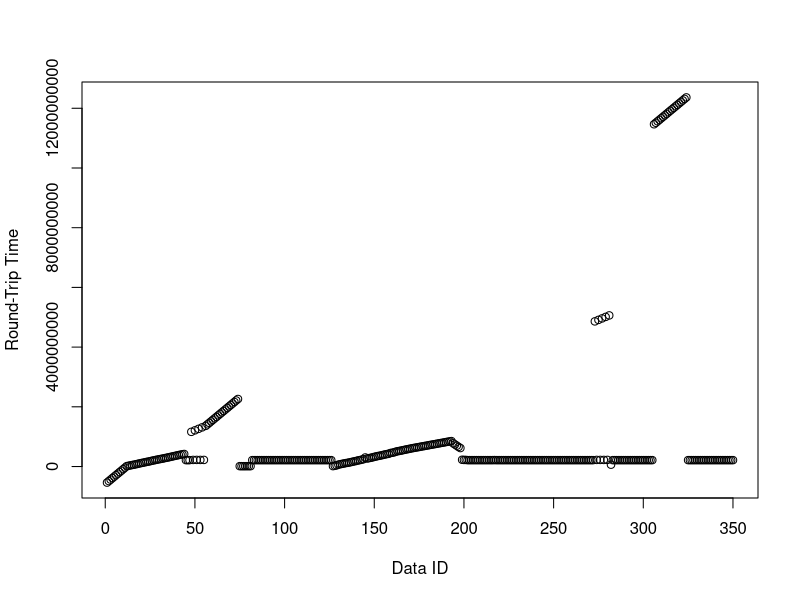
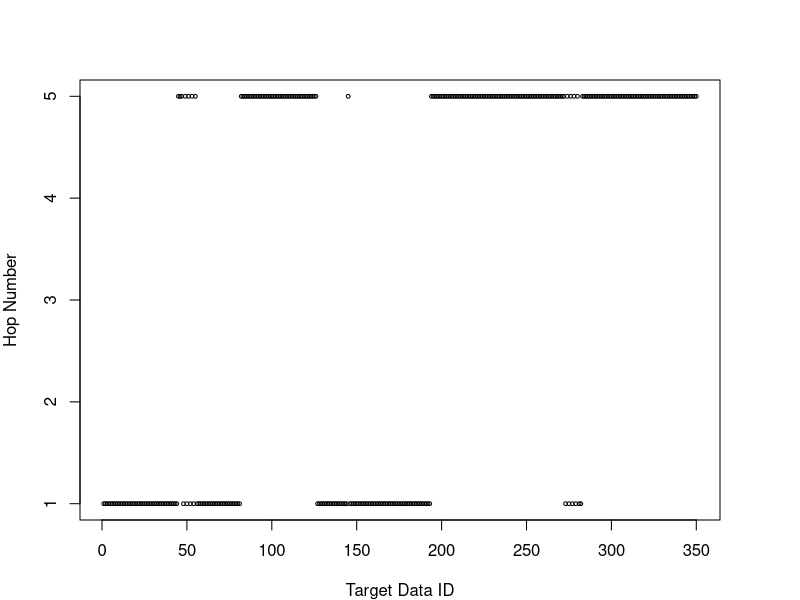
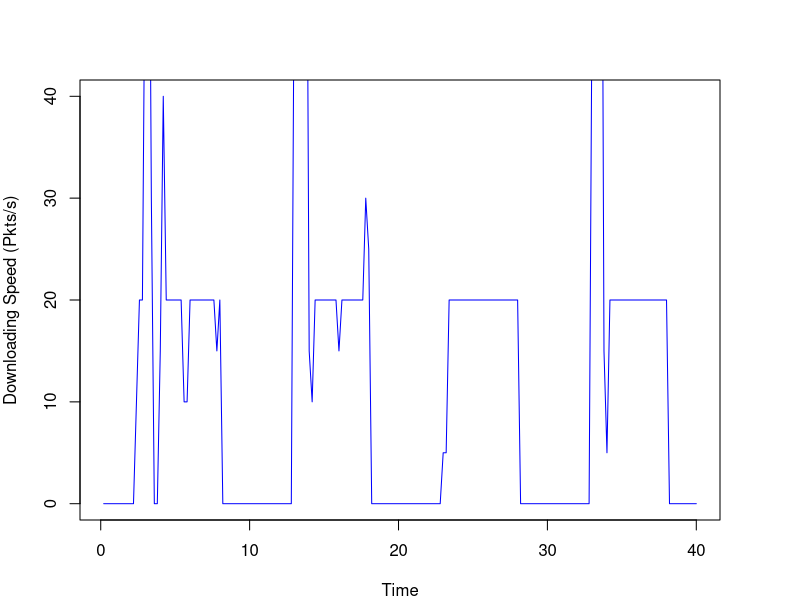

Recreate these plots in R, in order.
# Read Raw Data
rawData <- readLines("interest-only.txt")
options(scipen=999)

# Extract Data Data
dataPattern <- "^\\+([.0-9]*).* < DATA for ([0-9]*)$"
dataData <- regmatches(rawData, gregexpr(dataPattern, rawData))
dataData <- dataData[grep(dataPattern, dataData)]
for (i in 1:length(dataData)) {
  dataData[i] <- sub(dataPattern, "\\1 \\2", dataData[i])
}

# Extract Interest Data
interestPattern <- "^\\+([.0-9]*).*Interest for ([0-9]*)$"
interestData <- regmatches(rawData, gregexpr(interestPattern, rawData))
interestData <- interestData[grep(interestPattern, interestData)]
for (i in 1:length(interestData)) {
  interestData[i] <- sub(interestPattern, "\\1 \\2", interestData[i])
}

# Extract Prefetch Interest Data
PreFetchInterestPattern <- "^\\+([.0-9]*).* > Pre-Fetch Interest for ([0-9]*)$"
PreFetchInterestData <- regmatches(rawData, gregexpr(PreFetchInterestPattern, rawData))
PreFetchInterestData <-PreFetchInterestData[grep(PreFetchInterestPattern, PreFetchInterestData)]
for (i in 1:length(PreFetchInterestData)) {
  PreFetchInterestData[i] <- sub(PreFetchInterestPattern, "\\1 \\2", PreFetchInterestData[i])
}
# duplicatedInterestNumber <- length(PreFetchInterestData)
# duplicatedInterestRatio <- duplicatedInterestNumber/(length(interestData) + duplicatedInterestNumber)

# Extract Recovery Interest Data
RecoveryInterestPattern <- "^\\+([.0-9]*).* > Recovery Interest for ([0-9]*)$"
RecoveryInterestData <- regmatches(rawData, gregexpr(RecoveryInterestPattern, rawData))
RecoveryInterestData <-RecoveryInterestData[grep(RecoveryInterestPattern, RecoveryInterestData)]
for (i in 1:length(RecoveryInterestData)) {
  RecoveryInterestData[i] <- sub(RecoveryInterestPattern, "\\1 \\2", RecoveryInterestData[i])
}

# Extract Dropped Data Data
DroppedPreFetchDataPattern <- "^\\+([.0-9]*).*< Pre.Fetch DATA..([0-9]*)..DROP.$"
DroppedPreFetchDataData <- regmatches(rawData, gregexpr(DroppedPreFetchDataPattern, rawData))
DroppedPreFetchDataData <-DroppedPreFetchDataData[grep(DroppedPreFetchDataPattern, DroppedPreFetchDataData)]
DroppedPreFetchDataNumber <- length(DroppedPreFetchDataData)
DroppedPreFetchDataRatio <- DroppedPreFetchDataNumber/(length(dataData) + DroppedPreFetchDataNumber)

# Extract Hop Data
hopcountPattern <- "^\\+([.0-9]*).*Hop count: ([0-9]*)$"
hopData <- regmatches(rawData, gregexpr(hopcountPattern, rawData))
hopData <- hopData[grep(hopcountPattern, hopData)]
for (i in 1:length(hopData)) {
  hopData[i] <- sub(hopcountPattern, "\\1 \\2", hopData[i])
}

# Calculate RTT
df <- data.frame(index = numeric(length(dataData)),
                 sending = numeric(length(dataData)),
                 recieving = numeric(length(dataData)),
                 rtt = numeric(length(dataData)),
                 hopcount = numeric(length(dataData)),
                 stringsAsFactors = FALSE)

for (i in 1:length(dataData)) {
  item <- strsplit(as.character(dataData[i]), " ")
  index <- as.numeric(item[[1]][2])
  df$index[i] <- index
  recieveTime <- as.numeric(item[[1]][1])
  for (j in length(interestData):1) {
    item2 <- strsplit(as.character(interestData[j]), " ")
    index2 <- as.numeric(item2[[1]][2])
    sendTime <- as.numeric(item2[[1]][1])
    if (index2 - index == 0) {
      df$sending[i] <- sendTime
      df$recieving[i] <- recieveTime
      df$rtt[i] <- (recieveTime*1000000000 - sendTime*1000000000)# - 214296000
      break
    }
  }
  for (j in length(RecoveryInterestData):1) {
    item2 <- strsplit(as.character(RecoveryInterestData[j]), " ")
    index2 <- as.numeric(item2[[1]][2])
    sendTime <- as.numeric(item2[[1]][1])
    if (index2 - index == 0) {
      df$sending[i] <- sendTime
      df$recieving[i] <- recieveTime
      df$rtt[i] <- (recieveTime*1000000000 - sendTime*1000000000)# - 214296000
      break
    }
  }
  item3 <- strsplit(as.character(hopData[i]), " ")
  df$hopcount[i] <- as.numeric(item3[[1]][2])
}

# show plot
plot(df$rtt[1:350], xlab="Data ID", ylab="Round-Trip Time")
pdf("interest-only-hop-count.pdf",width=7,height=4) 
par(mar=c(4,4,4,4))
plot(df$hopcount[1:350], 
     xlab="Target Data ID", ylab="Hop Number", 
     ylim = c(1, 5),
     pch = 1, cex=0.5)
dev.off()
rttsum <- summary(df$rtt[1:100])

# packets received per sencod
scale <- 0.2
table_row <- 40/scale
df2 <- data.frame(second = numeric(table_row),
                  packetNum = numeric(table_row),
                  stringsAsFactors = FALSE)
for (i in 1:table_row) {
  df2$second[i] <- i*scale
  counter <- 0
  for (j in 1:nrow(df)) {
    recieveTime <- df$recieving[j]
    if (recieveTime <= i*scale && recieveTime > (i - 1)*scale ) {
      counter <- counter + 1
    }
  }
  df2$packetNum[i] <- counter
}
pdf("interest-only-downloading.pdf",width=7,height=4)
par(mar=c(4,4,4,4))
plot(df2$second[1:table_row], df2$packetNum[1:table_row]*(1/scale), 
     xlab="Time", ylab="Downloading Speed (Pkts/s)",
     ylim = c(0, 40),
     type="l", col="blue", cex=0.5, mar=c(0,0,0,0))
dev.off()


# calculate how long it take to recovery all the pre-fetched Data packets
deltaTime <- function(startIndex, endIndex) {
  sendingTime <- 0
  for (i in 1:length(RecoveryInterestData)) {
    item <- strsplit(as.character(RecoveryInterestData[i]), " ")
    index <- as.numeric(item[[1]][2])
    sendTime <- as.numeric(item[[1]][1])
    if (index >= startIndex && index <= endIndex) {
      sendingTime <- sendTime
      break
    }
  }
  latestRecievingTime <- 0
  for (i in 1:length(dataData)) {
    item <- strsplit(as.character(dataData[i]), " ")
    index <- as.numeric(item[[1]][2])
    recieveTime <- as.numeric(item[[1]][1])
    if (index >= startIndex && index <= endIndex) {
      if (recieveTime > latestRecievingTime) {
        latestRecievingTime = recieveTime
      }
    }
  }
  return(latestRecievingTime - sendingTime)
}

s1 <- 0
s2 <- 0
s3 <- 0
s4 <- 0
s5 <- 0
e1 <- 0
e2 <- 0
e3 <- 0
e4 <- 0
e5 <- 0
lastIndex <- 0

for (i in 1:length(RecoveryInterestData)) {
  item <- strsplit(as.character(RecoveryInterestData[i]), " ")
  index <- as.numeric(item[[1]][2])
  
  if (i == 1) {
    s1 <- index
  }
  
  if (index == lastIndex + 1 && lastIndex != 0) {
    # do nothing
  }
  else {
    if (s2 == 0  && lastIndex != 0) {
      s2 <- index
      e1 <- lastIndex
    }
    else if (s3 == 0  && lastIndex != 0) {
      s3 <- index
      e2 <- lastIndex
    }
    else if (s4 == 0  && lastIndex != 0) {
      s4 <- index
      e3 <- lastIndex
    }
    else if (s5 == 0  && lastIndex != 0) {
      s5 <- index
      e4 <- lastIndex
    }
  }
  
  if (i == length(RecoveryInterestData)) {
    e5 <- index
  }
  lastIndex <- index
}


deltaTimeResult <- c(
  deltaTime(startIndex = s1, endIndex = e1),
  deltaTime(startIndex = s2, endIndex = e2),
  deltaTime(startIndex = s3, endIndex = e3),
  deltaTime(startIndex = s4, endIndex = e4),
  deltaTime(startIndex = s5, endIndex = e5)
)
summary(deltaTimeResult)
